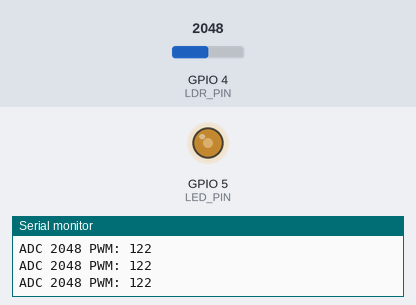
Simulated run of this program. Board: ESP32-S3. Shown: output pins drawn as LEDs (lit = HIGH), the last lines printed to the serial monitor. The inputs (shaded band) are chosen by the test bench; at power-on: GPIO 4 (LDR_PIN) = 2048 (analog values on the 0–4095 scale).

Above: at 1.2 s.
1.3 s: GPIO 4 (LDR_PIN) set to 1228
At 2.8 s:
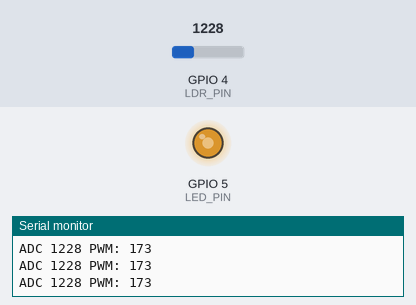
3.5 s: GPIO 4 (LDR_PIN) set to 3603
At 5.0 s:
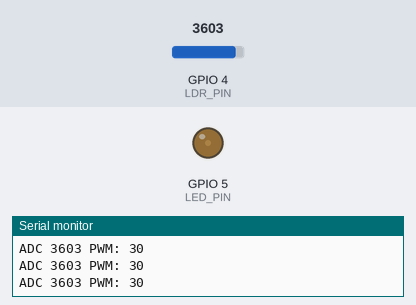
5.9 s: GPIO 4 (LDR_PIN) set to 491
At 8.1 s:
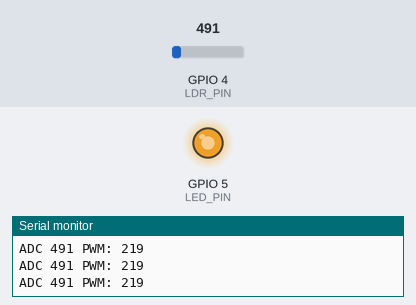
Timing chart, 0 to 9.6 s (numbered marks = the images above; inputs shaded):
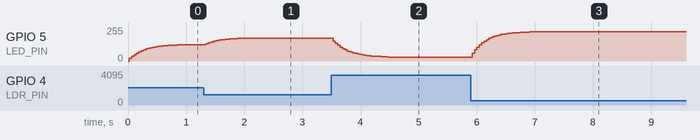

The program:

main.cpp
```cpp
#include <Arduino.h>

#define LDR_PIN 4
#define LED_PIN 5
#define ADC_BITS 12

#define PWM_CHANNEL 0
#define PWM_FREQ 5000
#define PWM_RES 8 // 0-255

int lastPWM = 0;

int readLightAverage()
{
  long sum = 0;
  const int samples = 10;

  for (int i = 0; i < samples; i++)
  {
    sum += analogRead(LDR_PIN);
    delay(2);
  }

  return sum / samples;
}

void setup()
{
  Serial.begin(115200);

  // ADC
  analogReadResolution(ADC_BITS);

  // PWM
  ledcSetup(PWM_CHANNEL, PWM_FREQ, PWM_RES);
  ledcAttachPin(LED_PIN, PWM_CHANNEL);
}

void loop()
{
  int adc = readLightAverage(); // 0-4095

  int targetPWM = map(adc, 0, 4095, 255, 0);

  // soft transition
  lastPWM = (lastPWM * 0.85) + (targetPWM * 0.15);

  ledcWrite(PWM_CHANNEL, lastPWM);

  Serial.print("ADC ");
  Serial.print(adc);
  Serial.print(" PWM: ");
  Serial.println(lastPWM);

  delay(20);
}
```

Measured:
- after the input at 1.3 s, GPIO 5 (LED_PIN): moves from 122/255 to 172/255 over 0.66 s, starting at once
- after the input at 3.5 s, GPIO 5 (LED_PIN): moves from 172/255 to 30/255 over 0.95 s, starting at once
- after the input at 5.9 s, GPIO 5 (LED_PIN): moves from 30/255 to 218/255 over 0.99 s, starting at once
